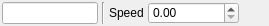
<?xml version="1.0" encoding="UTF-8"?>
<ui version="4.0">
 <class>MotionModelToolbar</class>
 <widget class="QWidget" name="MotionModelToolbar">
  <property name="geometry">
   <rect>
    <x>0</x>
    <y>0</y>
    <width>269</width>
    <height>26</height>
   </rect>
  </property>
  <property name="sizePolicy">
   <sizepolicy hsizetype="Minimum" vsizetype="Preferred">
    <horstretch>0</horstretch>
    <verstretch>0</verstretch>
   </sizepolicy>
  </property>
  <property name="minimumSize">
   <size>
    <width>269</width>
    <height>26</height>
   </size>
  </property>
  <property name="maximumSize">
   <size>
    <width>16777215</width>
    <height>16777215</height>
   </size>
  </property>
  <property name="windowTitle">
   <string>Form</string>
  </property>
  <layout class="QHBoxLayout" name="horizontalLayout">
   <property name="spacing">
    <number>4</number>
   </property>
   <property name="margin">
    <number>2</number>
   </property>
   <item>
    <widget class="QLineEdit" name="mMotionModelName">
     <property name="enabled">
      <bool>true</bool>
     </property>
     <property name="sizePolicy">
      <sizepolicy hsizetype="Preferred" vsizetype="Fixed">
       <horstretch>0</horstretch>
       <verstretch>0</verstretch>
      </sizepolicy>
     </property>
     <property name="maximumSize">
      <size>
       <width>16777215</width>
       <height>16777215</height>
      </size>
     </property>
     <property name="readOnly">
      <bool>true</bool>
     </property>
    </widget>
   </item>
   <item>
    <widget class="Line" name="line">
     <property name="orientation">
      <enum>Qt::Vertical</enum>
     </property>
    </widget>
   </item>
   <item>
    <widget class="QLabel" name="label">
     <property name="text">
      <string>Speed</string>
     </property>
    </widget>
   </item>
   <item>
    <widget class="QDoubleSpinBox" name="mSpeed">
     <property name="minimumSize">
      <size>
       <width>91</width>
       <height>22</height>
      </size>
     </property>
     <property name="minimum">
      <double>0.000000000000000</double>
     </property>
     <property name="maximum">
      <double>100000.000000000000000</double>
     </property>
    </widget>
   </item>
   <item>
    <spacer name="horizontalSpacer">
     <property name="orientation">
      <enum>Qt::Horizontal</enum>
     </property>
     <property name="sizeHint" stdset="0">
      <size>
       <width>40</width>
       <height>20</height>
      </size>
     </property>
    </spacer>
   </item>
  </layout>
 </widget>
 <resources/>
 <connections/>
</ui>
